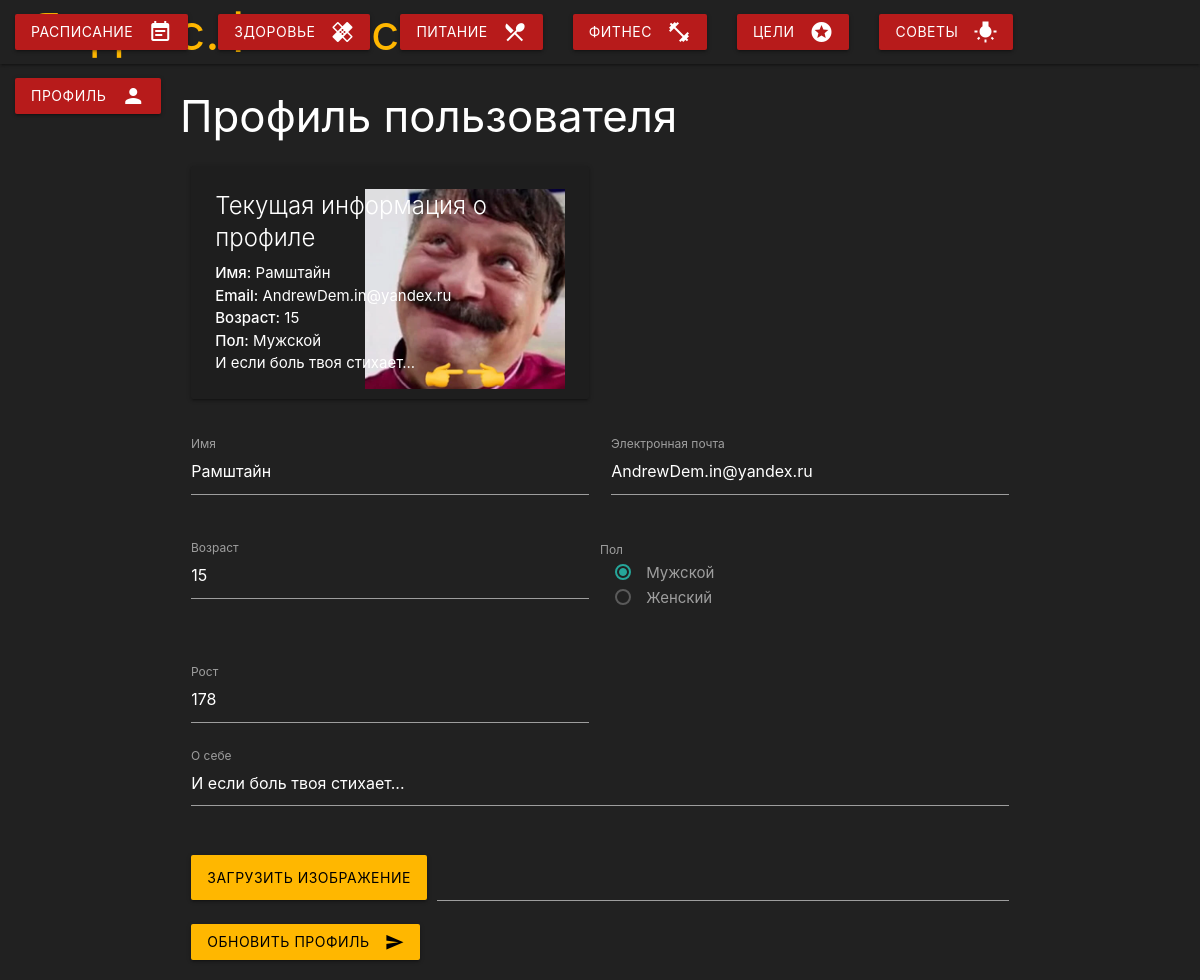
Screenshot of /profile (signed in) with the database file from the repository.
### data/users.py (models this page shows, shortened)
class User(SqlAlchemyBase, UserMixin, SerializerMixin):
    __tablename__ = 'Users'
    id = sqlalchemy.Column(sqlalchemy.Integer,
                           primary_key=True, autoincrement=True)
    name = sqlalchemy.Column(sqlalchemy.String, nullable=True)
    surname = sqlalchemy.Column(sqlalchemy.String, nullable=True)
    date_of_birth = sqlalchemy.Column(sqlalchemy.String, nullable=True)
    email = sqlalchemy.Column(sqlalchemy.String,
                              index=True, unique=True, nullable=True)
    hashed_password = sqlalchemy.Column(sqlalchemy.String, nullable=True)
    stats = sqlalchemy.Column(sqlalchemy.JSON, nullable=True, default={})

### server.py (the view, shortened to what this page needs)
@app.route('/profile', methods=['GET', 'POST'])
def profile():
    if not current_user.is_authenticated:
        return redirect("/")
    db_sess = db_session.create_session()
    user = db_sess.query(User).filter(User.id == current_user.id).first()
    db_sess.close()
    return render_template('profile.html', user=user)

### data/db_session.py (called while the page is built)
def create_session() -> Session:
    global __factory
    return __factory()

### server.py (called while the page is built)
@login_manager.user_loader
def load_user(user_id):
    db_sess = db_session.create_session()
    return db_sess.query(User).filter(User.id == user_id).first()

### templates/profile.html (shortened to what this page needs)
<!DOCTYPE html>
<html lang="en">
<head>
  <link href="https://cdnjs.cloudflare.com/ajax/libs/materialize/1.0.0/css/materialize.min.css" type="text/css" rel="stylesheet" media="screen,projection">
  <link href="static/css/style.css" type="text/css" rel="stylesheet" media="screen,projection">
</head>
<body style="background: rgb(33,33,33)">
<nav>
  <div class="nav-wrapper" style="background: rgb(33,33,33)">
    <a href="/" class="brand-logo" style="padding-left: 30px; font-size: 50px; color: #ffb700">Яндекс.Фитнес</a>
    <ul class="right right hide-on-med-and-down">
      <li><a class="waves-effect waves-light btn" href="/schedule" style="background: #b71b1b">Расписание <i class="material-icons right">event_note</i></a></li>
      <li><a class="waves-effect waves-light btn" href="/health" style="background: #b71b1b">Здоровье <i class="material-icons right">healing</i></a></li>
      <li><a class="waves-effect waves-light btn" href="/diet" style="background: #b71b1b">Питание <i class="material-icons right">local_dining</i></a></li>
      <li><a class="waves-effect waves-light btn" href="/fitness" style="background: #b71b1b">Фитнес <i class="material-icons right">fitness_center</i></a></li>
      <li><a class="waves-effect waves-light btn" href="/goals" style="background: #b71b1b">Цели <i class="material-icons right">stars</i></a></li>
      <li><a class="waves-effect waves-light btn" href="/advice" style="background: #b71b1b">Советы <i class="material-icons right">wb_incandescent</i></a></li>
      <li><a class="waves-effect waves-light btn" href="/profile" style="background: #b71b1b">Профиль <i class="material-icons right">person</i></a></li>
    </ul>
  </div>
</nav>
<div class="container">
  <h3 style="color: white">Профиль пользователя</h3>
<div class="row">
    <div class="col s12 m6">
        <div class="card" style="background-color: rgba(0, 0, 0, 0.1)">
            <div class="card-content">
                <span class="card-title" style="color: white">Текущая информация о профиле</span>
                <p style="color: white"><strong>Имя:</strong> {{ user.name }}</p>
                <p style="color: white"><strong>Email:</strong> {{ user.email }}</p>
                <p style="color: white"><strong>Возраст:</strong> {{ user.stats["age"] }}</p>
                <p style="color: white"><strong>Пол:</strong> {{ user.stats["gender"] }}</p>
                <p style="color: white; white-space: pre-line; word-wrap: break-word; max-width: 100%;">{{ user.stats["about"] }}</p>
                <img src="{{ url_for('static', filename='uploads/' + user.stats['profile_image']) }}" alt="Profile Image" style="max-width: 80%; float: right; margin-top: -186px">
            </div>
        </div>
    </div>
</div>
  <div class="row">
    <form class="col s12" method="post" enctype="multipart/form-data">
      <div class="row">
        <div class="input-field col s6">
          <input id="username" type="text" class="validate" name="username" value="{{ user.name }}">
          <label for="username">Имя</label>
        </div>
        <div class="input-field col s6">
          <input id="email" type="email" class="validate" name="email" value="{{ user.email }}">
          <label for="email">Электронная почта</label>
        </div>
      </div>
      <div class="row">
        <div class="input-field col s6">
          <input id="age" type="number" class="validate" name="age" value="{{ user.stats['age'] }}">
          <label for="age">Возраст</label>
        </div>
        <div class="row">
    <label>Пол</label>
  <div class="col s6">
    <label>
      <span>Мужской</span>
    </label>
  </div>
  <div class="col s6">
    <label>
      <span>Женский</span>
    </label>
  </div>
</div>
      </div>
      <div class="row">
        <div class="input-field col s6">
          <input id="height" type="text" class="validate" name="height" value="{{ user.stats['height'] }}">
          <label for="height">Рост</label>
        </div>
        <div class="input-field col s12">
         <textarea id="about_me" class="materialize-textarea" name="about_me" style="max-width: 100%; width: 100%;" rows="4">{{ user.stats['about'] }}</textarea>
        <label for="about_me">О себе</label>
      </div>
      </div>
      <div class="file-field input-field">
        <div class="btn" style="background: #ffb700; color: black">
          <span>Загрузить изображение</span>
        </div>
        <div class="file-path-wrapper">
          <input class="file-path validate" type="text">
        </div>
      </div>
      <button class="btn waves-effect waves-light" type="submit" name="action" style="background: #ffb700; color: black">Обновить профиль
        <i class="material-icons right">send</i>
      </button>
    </form>
  </div>
</div>
</body>
</html>

### static/css/style.css (style rules this page uses)
body { display: flex; min-height: 100vh; flex-direction: column; }
.card-content img { max-width: 80%; height: auto; }
p { color: white }

### templates/profile.html (style rules this page uses)
input[type="number"], input[type="text"], input[type="password"], input[type="email"], input[type="date"], input[type="datetime"], input[type="datetime-local"], input[type="month"], input[type="week"], input[type="color"], textarea.materialize-textarea { color: #ffffff; }

### rows the page displays
User: name "Рамштайн", email "AndrewDem.in@yandex.ru", stats.age "15", stats.gender "Мужской", stats.about "И если боль твоя стихает...", username "Рамштайн", age "15", height "178", about_me "И если боль твоя стихает..."
